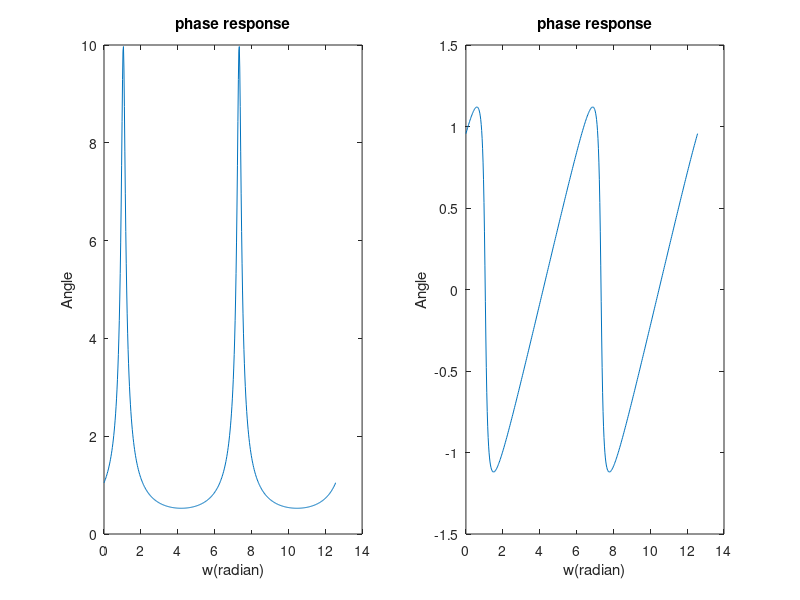

Write MATLAB code to recreate this figure.
clc;
clear all;
close all;
w = [0:1:500]*4*pi/500;
x = exp(j*(w-pi/3))./(exp(j*(w-pi/3))-0.9);
subplot(121);
plot(w, abs(x));
title('phase response'), xlabel('w(radian)');
ylabel('Angle');
subplot(122);
plot(w, angle(x));
title('phase response'), xlabel('w(radian)');
ylabel('Angle');
